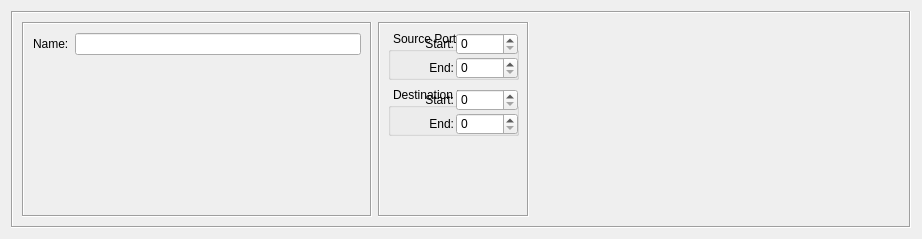
<?xml version="1.0" encoding="UTF-8"?>
<ui version="4.0">
 <class>UDPServiceDialog_q</class>
 <widget class="QWidget" name="UDPServiceDialog_q">
  <property name="enabled">
   <bool>true</bool>
  </property>
  <property name="geometry">
   <rect>
    <x>0</x>
    <y>0</y>
    <width>922</width>
    <height>239</height>
   </rect>
  </property>
  <property name="sizePolicy">
   <sizepolicy hsizetype="Minimum" vsizetype="Preferred">
    <horstretch>0</horstretch>
    <verstretch>0</verstretch>
   </sizepolicy>
  </property>
  <property name="windowTitle">
   <string>UDP</string>
  </property>
  <layout class="QGridLayout" name="gridLayout">
   <item row="0" column="0">
    <widget class="QFrame" name="frame7">
     <property name="frameShape">
      <enum>QFrame::Shape::Box</enum>
     </property>
     <property name="frameShadow">
      <enum>QFrame::Shadow::Sunken</enum>
     </property>
     <layout class="QHBoxLayout" name="horizontalLayout">
      <item>
       <widget class="QFrame" name="frame28">
        <property name="sizePolicy">
         <sizepolicy hsizetype="Fixed" vsizetype="Preferred">
          <horstretch>0</horstretch>
          <verstretch>0</verstretch>
         </sizepolicy>
        </property>
        <property name="minimumSize">
         <size>
          <width>350</width>
          <height>0</height>
         </size>
        </property>
        <property name="maximumSize">
         <size>
          <width>350</width>
          <height>16777215</height>
         </size>
        </property>
        <property name="frameShape">
         <enum>QFrame::Shape::Box</enum>
        </property>
        <property name="frameShadow">
         <enum>QFrame::Shadow::Sunken</enum>
        </property>
        <layout class="QGridLayout" name="gridLayout_2">
         <item row="0" column="0">
          <widget class="QLabel" name="textLabel1">
           <property name="text">
            <string>Name:</string>
           </property>
           <property name="wordWrap">
            <bool>false</bool>
           </property>
          </widget>
         </item>
         <item row="0" column="1">
          <widget class="QLineEdit" name="obj_name">
           <property name="sizePolicy">
            <sizepolicy hsizetype="Preferred" vsizetype="Fixed">
             <horstretch>200</horstretch>
             <verstretch>0</verstretch>
            </sizepolicy>
           </property>
           <property name="minimumSize">
            <size>
             <width>0</width>
             <height>0</height>
            </size>
           </property>
          </widget>
         </item>
         <item row="1" column="1">
          <spacer name="verticalSpacer_2">
           <property name="orientation">
            <enum>Qt::Orientation::Vertical</enum>
           </property>
           <property name="sizeHint" stdset="0">
            <size>
             <width>20</width>
             <height>150</height>
            </size>
           </property>
          </spacer>
         </item>
        </layout>
       </widget>
      </item>
      <item>
       <widget class="QFrame" name="frame27">
        <property name="sizePolicy">
         <sizepolicy hsizetype="Preferred" vsizetype="Preferred">
          <horstretch>0</horstretch>
          <verstretch>0</verstretch>
         </sizepolicy>
        </property>
        <property name="frameShape">
         <enum>QFrame::Shape::Box</enum>
        </property>
        <property name="frameShadow">
         <enum>QFrame::Shadow::Sunken</enum>
        </property>
        <layout class="QGridLayout">
         <property name="horizontalSpacing">
          <number>2</number>
         </property>
         <property name="verticalSpacing">
          <number>8</number>
         </property>
         <property name="margin" stdset="0">
          <number>8</number>
         </property>
         <item row="0" column="0">
          <widget class="QGroupBox" name="groupBox1">
           <property name="styleSheet">
            <string notr="true">QGroupBox {
	margin-top: 1ex;
	padding-top: 1ex;
	padding-bottom: 0px;
	padding-left: 2px;
}

QGroupBox::title {  
	subcontrol-origin: margin;
	subcontrol-position: top left;
	padding: 0 3px;
}

QSpinBox {
	margin: 0px;
	padding: 0px;
}
</string>
           </property>
           <property name="title">
            <string>Source Port Range</string>
           </property>
           <layout class="QGridLayout">
            <property name="margin" stdset="0">
             <number>0</number>
            </property>
            <property name="spacing">
             <number>2</number>
            </property>
            <item row="0" column="0">
             <widget class="QLabel" name="textLabel3">
              <property name="text">
               <string>Start:</string>
              </property>
              <property name="alignment">
               <set>Qt::AlignmentFlag::AlignRight|Qt::AlignmentFlag::AlignTrailing|Qt::AlignmentFlag::AlignVCenter</set>
              </property>
              <property name="wordWrap">
               <bool>false</bool>
              </property>
             </widget>
            </item>
            <item row="0" column="1">
             <widget class="QSpinBox" name="ss">
              <property name="buttonSymbols">
               <enum>QAbstractSpinBox::ButtonSymbols::UpDownArrows</enum>
              </property>
              <property name="maximum">
               <number>65535</number>
              </property>
             </widget>
            </item>
            <item row="1" column="0">
             <widget class="QLabel" name="textLabel3_2">
              <property name="text">
               <string>End:</string>
              </property>
              <property name="alignment">
               <set>Qt::AlignmentFlag::AlignRight|Qt::AlignmentFlag::AlignTrailing|Qt::AlignmentFlag::AlignVCenter</set>
              </property>
              <property name="wordWrap">
               <bool>false</bool>
              </property>
             </widget>
            </item>
            <item row="1" column="1">
             <widget class="QSpinBox" name="se">
              <property name="buttonSymbols">
               <enum>QAbstractSpinBox::ButtonSymbols::UpDownArrows</enum>
              </property>
              <property name="maximum">
               <number>65535</number>
              </property>
             </widget>
            </item>
           </layout>
          </widget>
         </item>
         <item row="1" column="0">
          <widget class="QGroupBox" name="groupBox1_2">
           <property name="styleSheet">
            <string notr="true">QGroupBox {
	margin-top: 1ex;
	padding-top: 1ex;
	padding-bottom: 0px;
	padding-left: 2px;
}

QGroupBox::title {  
	subcontrol-origin: margin;
	subcontrol-position: top left;
	padding: 0 3px;
}

QSpinBox {
	margin: 0px;
	padding: 0px;
}
</string>
           </property>
           <property name="title">
            <string>Destination Port Range</string>
           </property>
           <layout class="QGridLayout">
            <property name="margin" stdset="0">
             <number>0</number>
            </property>
            <property name="spacing">
             <number>2</number>
            </property>
            <item row="0" column="0">
             <widget class="QLabel" name="textLabel3_3">
              <property name="text">
               <string>Start:</string>
              </property>
              <property name="alignment">
               <set>Qt::AlignmentFlag::AlignRight|Qt::AlignmentFlag::AlignTrailing|Qt::AlignmentFlag::AlignVCenter</set>
              </property>
              <property name="wordWrap">
               <bool>false</bool>
              </property>
             </widget>
            </item>
            <item row="0" column="1">
             <widget class="QSpinBox" name="ds">
              <property name="buttonSymbols">
               <enum>QAbstractSpinBox::ButtonSymbols::UpDownArrows</enum>
              </property>
              <property name="maximum">
               <number>65535</number>
              </property>
             </widget>
            </item>
            <item row="1" column="0">
             <widget class="QLabel" name="textLabel3_2_2">
              <property name="text">
               <string>End:</string>
              </property>
              <property name="alignment">
               <set>Qt::AlignmentFlag::AlignRight|Qt::AlignmentFlag::AlignTrailing|Qt::AlignmentFlag::AlignVCenter</set>
              </property>
              <property name="wordWrap">
               <bool>false</bool>
              </property>
             </widget>
            </item>
            <item row="1" column="1">
             <widget class="QSpinBox" name="de">
              <property name="buttonSymbols">
               <enum>QAbstractSpinBox::ButtonSymbols::UpDownArrows</enum>
              </property>
              <property name="maximum">
               <number>65535</number>
              </property>
             </widget>
            </item>
           </layout>
          </widget>
         </item>
         <item row="2" column="0">
          <spacer name="verticalSpacer">
           <property name="orientation">
            <enum>Qt::Orientation::Vertical</enum>
           </property>
           <property name="sizeHint" stdset="0">
            <size>
             <width>20</width>
             <height>40</height>
            </size>
           </property>
          </spacer>
         </item>
        </layout>
       </widget>
      </item>
      <item>
       <widget class="CommentKeywords" name="commentKeywords" native="true">
        <property name="sizePolicy">
         <sizepolicy hsizetype="Expanding" vsizetype="Expanding">
          <horstretch>0</horstretch>
          <verstretch>0</verstretch>
         </sizepolicy>
        </property>
       </widget>
      </item>
     </layout>
    </widget>
   </item>
  </layout>
 </widget>
 <customwidgets>
  <customwidget>
   <class>CommentKeywords</class>
   <extends>QWidget</extends>
   <header>CommentKeywords.h</header>
   <container>1</container>
  </customwidget>
 </customwidgets>
 <tabstops>
  <tabstop>obj_name</tabstop>
  <tabstop>ss</tabstop>
  <tabstop>se</tabstop>
  <tabstop>ds</tabstop>
  <tabstop>de</tabstop>
 </tabstops>
 <resources>
  <include location="MainRes.qrc"/>
 </resources>
 <connections/>
</ui>
